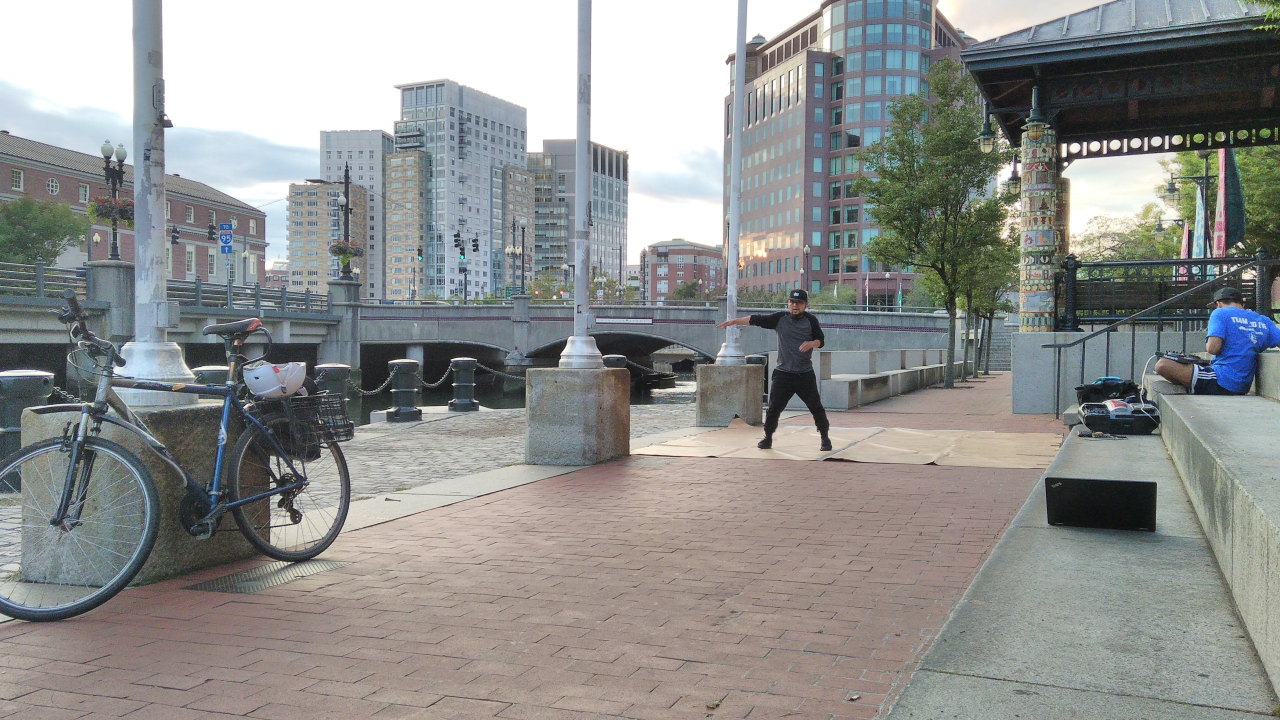
#> input picture Assignment1/0.QuestionsPart/RISDance.jpg, 3840 x 2160 px (shown at 1/3 size)
$ jupyter execute A1Questions.ipynb
#> lines starting #> are read from the running program, lines starting #| are printed output that depends on the picture
[cell 1]
import numpy as np
import matplotlib.pyplot as plt
import time
from scipy import ndimage
from skimage import io, img_as_float32
from skimage.transform import rescale
from skimage.color import rgb2gray
from mpl_toolkits.mplot3d import Axes3D

## Q1: Explicitly desribe image convolution: the input, the transformation, and the output. Why is it useful for computer vision?

Answer: Image convolution is a type of image filtering technique to achieve certain operations such as blurring, edge detection and feature extraction. The input is an image, and the convolution process uses a filter of user-defined size (usually 3x3) which is flipped 180 degrees. The flipped filter starts from the top left corner of the image and moves n pixels to the right at each step where n is the specified stride size. Once it hits the edge of the image it will move n pixels down and starts from the left again. At each step, the tensor dot between the filter and the corresponding portion of the image will be taken and the new value will become the new pixel value for the convolved image. This will reduce the dimension of the original image and can extract meaningful features such as horizontal and vertical edges. Different filters will achieve different goals. For example, a box filter will achieve smoothing effect by removing sharp features since it replaces each pixel with the average of its surrounding pixels (i.e. the surrounding 8 pixels for a 3x3 filter). It is useful for computer vision because it allows better extraction of information from images such as texture, edges and distinctive points. It can also remove noises, which usually exist in images captured in real life and are very important to remove for machine perception. Lastly, we can also detect patterns with image convolution so that we can match the desired patterns with certain templates.

## Q2: What is the difference between convolution and correlation? Construct a scenario which produces a different output between both operations. Please use scipy.ndimage.convolve and scipy.ndimage.correlate to experiment.

[cell 2]
I = img_as_float32 (io.imread('RISDance.jpg'))

[cell 3]
io.imshow(I)

[cell 4]
g = rescale(rgb2gray(I), 0.1)
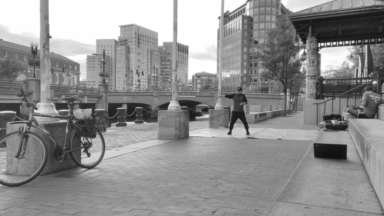
#> g: shape (216, 384) float32; min 0.0663, max 1, mean 0.565
print(g.shape)
#| (216, 384)
io.imshow(g)

[cell 5]
f = np.array([[1,2,1],[0,0,0],[-1,-2,-1]])
convolution = ndimage.convolve(g, f, mode = 'constant', cval = 0.0)
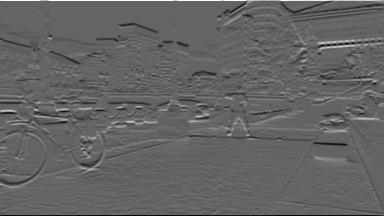
#> convolution: shape (216, 384) float32; min -2.59, max 4, mean -0.00551; drawn with min black and max white
io.imshow(convolution)

[cell 6]
correlation = ndimage.correlate(g, f, mode = 'constant', cval = 0.0)
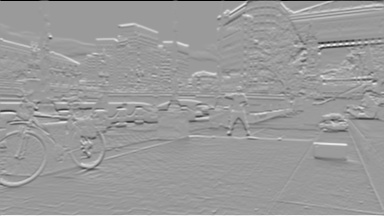
#> correlation: shape (216, 384) float32; min -4, max 2.59, mean 0.00551; drawn with min black and max white
io.imshow(correlation)

[cell 7]
f_sym = np.array([[-1,-2,-1],[0,0,0],[1,2,1]])
convolution_sym = ndimage.convolve(g, f_sym, mode = 'constant', cval = 0.0)
io.imshow(convolution_sym)

Answer: the convolution is the same as the correlation when the filter kernel is 180 degrees rotated (symmetrical). Convolution is associative while correlation is not. Convolution has the associative property where f * g * h = f * (g * h). As shown in the above cells, f is a horizonal edge detector and the image used is the provided image "RISDance.jpg" converted to grayscale and rescaled to (216, 384). However, the resulting images shown using io.imshow is not displayed using grayscale intentionally for illustration purposes. The first two images are the result of convolution and correlation respectively and it is clear from the image that the results are inversed (blue/red color). The third image is the result of running the convolution with a symmetrical filter of the previous one and we can see that the result is the same as the correlation image using the original filter.

## Q3: What is the difference between a high pass and a low pass filter in how they are constructed, and what they do to the image? Please provide example kernels and output images.

Answer: High pass and low pass filters refer to the frequencies of an image that are allowed to pass through. A high pass filter will remove the low-frequency components from an image while a low pass filter will remove the high-frequency components. The kernel of a high pass filter can be constructed with a much higher center value compared to the surrounding cells to increase the contrast. On the other hand, the kernel of a low pass filter can be constructed by taking the average of all neighbouring cells, thereby achieving the "smoothing" effect. High pass filters are usually used for edge detection while low pass filters will smooth the original image. Following are examples of both high pass and low pass filters.

[cell 8]
f_high = np.array([[-1,-1,-1], [-1,7,-1],[-1,-1,-1]])
g_high = ndimage.convolve(g, f_high, mode = 'constant', cval = 0.0)
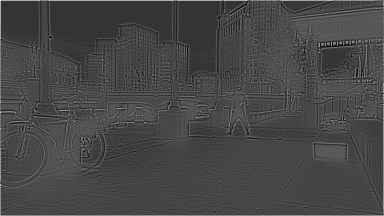
#> g_high: shape (216, 384) float32; min -2.3, max 4, mean -0.537; drawn with min black and max white
io.imshow(g_high, cmap = 'gray')

[cell 9]
f_low = np.array([[1/9,1/9,1/9], [1/9,1/9,1/9],[1/9,1/9,1/9]])
g_low = ndimage.convolve(g, f_low, mode = 'constant', cval = 0.0)
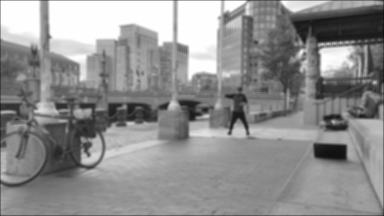
#> g_low: shape (216, 384) float32; min 0.0674, max 1, mean 0.562
io.imshow(g_low)

As shown in the images, the result of the high pass filter shows a much higher contrast and it is very easy to see the edges. On the contrary, the result of the low pass filter shows a much smoother version image as compared to the original one.

## Q4: How does computation time vary with filter sizes from 3 × 3 to 15 × 15 (for all odd and square filter sizes), and with image sizes from 0.25 Mpix to 8Mpix (choose your own intervals that you deem appropriate - not less than 8 intervals). Measure both using either scipy.ndimage.convolve or scipy.ndimage.correlate to produce a matrix of results. Use skimage.transform module to vary the size of the image. Use an appropriate charting function to plot your matrix of results such as Axed3D.scatter or Axes3D.plot surface. Does the results match your expectations given the number of multiply and add operations in convolutions? Use the Image: RISDance.jpg included in your assignment to perform these tests.

[cell 10]
g = rgb2gray(I)
#> g: shape (2160, 3840) float32
g.shape
#> Out = (2160, 3840)

[cell 11]
g.shape[0] * g.shape[1]
#> Out = 8294400

[cell 12]
r = rescale(g, 0.2)
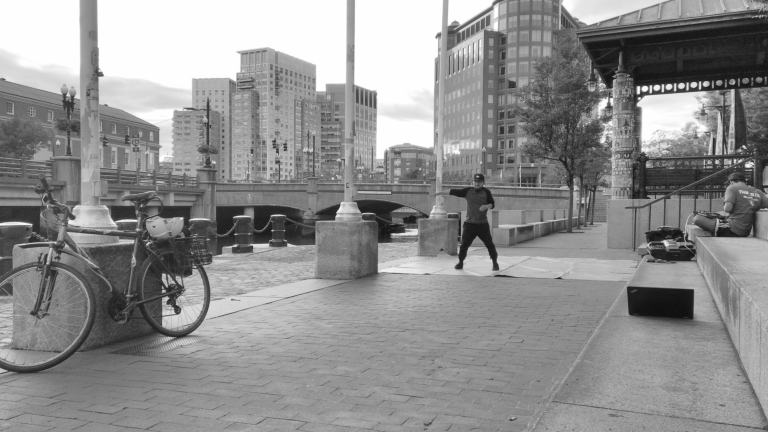
#> r: shape (432, 768) float32; min 0.059, max 1, mean 0.565
r.shape[0] * r.shape[1]
#> Out = 331776

[cell 13]
f = np.array([[1/9,1/9,1/9], [1/9,1/9,1/9],[1/9,1/9,1/9]])
times = []
image_sizes = []
for i in range (2, 10):
    r = rescale (g, i * 0.1)
    image_sizes.append(r.shape[0] * r.shape[1])
    for j in range(3, 16, 2):
        start = time.time()
        ndimage.convolve(g, f, mode = 'constant', cval = 0.0)
        end = time.time()
        times.append(end - start)
#> after the loop, image_sizes = [331776, 746496, 1327104, 2073600, 2985984, 4064256, 5308416, 6718464]; times = 56 values, max 0.289 at index 55, min 0.134 at index 40, mean 0.214

image_sizes = np.repeat(image_sizes, 7)
#> image_sizes = 56 values from 331776 to 6718464
filter_sizes = np.tile(np.arange(3, 16, 2), 8)

[cell 14]
fig = plt.figure(figsize=(12, 12))
# ax = Axes3D(fig)
ax = plt.axes(projection='3d')
ax.scatter(filter_sizes, image_sizes / 10**6, times)
ax.set_xlabel('filter sizes')
ax.set_ylabel('image sizes (Mpx)')
ax.set_zlabel('time')
ax.set_title('Image Convolution Time Comparison')
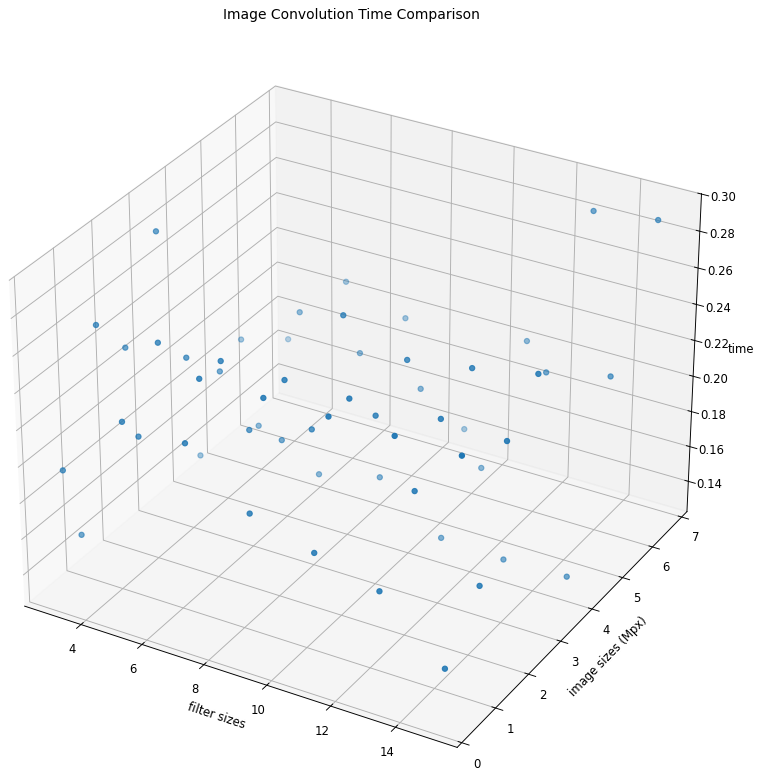
#> figure drawn by matplotlib, 1 panel
